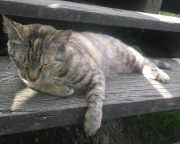
#> input picture _4.python/__code/Python全面攻略_從程式新人到開發設計的快速學習/cat.png, 180 x 144 px, given in place of cat.gif, which was not available
$ python PIL08_gif.py
#> lines starting #> are read from the running program, lines starting #| are printed output that depends on the picture; pictures that were not available may be replaced by others from this repository, and a replacement may not be noted
"""
gif相關
"""

from PIL import Image

print("------------------------------------------------------------")  # 60個

# 共同
import os
import sys
import math
import random
import numpy as np
import pandas as pd
import matplotlib.pyplot as plt

font_filename = "D:/_git/vcs/_1.data/______test_files1/_font/msch.ttf"
# 設定中文字型及負號正確顯示
# 設定中文字型檔
plt.rcParams["font.sans-serif"] = "Microsoft JhengHei"  # 將字體換成 Microsoft JhengHei
# 設定負號
plt.rcParams["axes.unicode_minus"] = False  # 讓負號可正常顯示
plt.rcParams["font.size"] = 12  # 設定字型大小

print("------------------------------------------------------------")  # 60個

gif_filename = "D:/_git/vcs/_1.data/______test_files1/__pic/_gif/cat.gif"

print("gif轉jpg")
from PIL import ImageSequence

gif = Image.open(gif_filename)  # 讀取動畫圖檔
#> gif is the input picture: PIL image 180x144 RGB; mean R, G, B 96.4, 95.2, 92

i = 0  # 設定編號變數
for frame in ImageSequence.Iterator(gif):
    frame = frame.convert("RGB")  # 取出每一格轉換成 RGB
    # frame.save(f'tmp_frame{i}.jpg', quality=65, subsampling=0)  # 儲存為 jpg
    i = i + 1  # 編號增加 1
#> this loop made 1 pass
#> i on pass 1: 1
#> after the loop, i = 1

print("------------------------------------------------------------")  # 60個
print("用cv視窗播放gif檔案")

gif_filename = "D:/_git/vcs/_1.data/______test_files1/__pic/_gif/cat.gif"

import cv2
from PIL import ImageSequence

gif = Image.open(gif_filename)

img_list = []  # 建立儲存影格的空串列
for frame in ImageSequence.Iterator(gif):
    frame = frame.convert("RGBA")  # 轉換成 RGBA
    opencv_img = np.array(frame, dtype=np.uint8)  # 轉換成 numpy 陣列
    opencv_img = cv2.cvtColor(opencv_img, cv2.COLOR_RGBA2BGRA)  # 顏色從 RGBA 轉換為 BGRA
    img_list.append(opencv_img)  # 利用串列儲存該圖片資訊
#> this loop made 1 pass
#> after the loop, img_list = 1 item

loop = True  # 設定 loop 為 True
while loop:
    for i in img_list:
        cv2.imshow("image", i)  # 不斷讀取並顯示串列中的圖片內容
        if cv2.waitKey(200) == ord("q"):
            loop = False  # 停止時同時也將 while 迴圈停止
            break
#> this loop made 1 pass; (key q is pressed on pass 1)

cv2.destroyAllWindows()

print("------------------------------------------------------------")  # 60個

from PIL import ImageSequence

gif_filename = "D:/_git/vcs/_1.data/______test_files1/__pic/_gif/cat.gif"

gif = Image.open(gif_filename)

img_list = []
for frame in ImageSequence.Iterator(gif):
    frame = frame.convert("RGBA")
    opencv_img = np.array(frame, dtype=np.uint8)
    opencv_img = cv2.cvtColor(opencv_img, cv2.COLOR_RGBA2BGRA)

    # 在圖形中間繪製黑色方塊
    x_st, y_st, w, h = 10, 10, 120, 40
    cv2.rectangle(opencv_img, (x_st, y_st), (x_st + w, y_st + h), (0, 0, 0), -1)

    # 在黑色方塊上方加入文字, 文字基準是左下角
    text = "My Cat"
    org = (x_st, y_st + 30)
    fontFace = cv2.FONT_HERSHEY_SIMPLEX
    fontScale = 1
    color = (255, 255, 255)
    thickness = 2
    lineType = cv2.LINE_AA
    cv2.putText(opencv_img, text, org, fontFace, fontScale, color, thickness, lineType)

    img_list.append(opencv_img)
#> this loop made 1 pass
#> (x_st, y_st, w, h, text, org, fontFace, fontScale) on pass 1: (10, 10, 120, 40, 'My Cat', (10, 40), 0, 1)
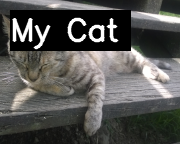
#> opencv_img: shape (144, 180, 4); mean B, G, R, A 82.4, 85, 85.5, 206.2

loop = True
while loop:
    for i in img_list:
        cv2.imshow("image", i)
        if cv2.waitKey(200) == ord("q"):
            loop = False
            break
# 建立要輸出的影格串列
output = []
for i in img_list:
    img = i
    img = cv2.cvtColor(img, cv2.COLOR_BGRA2RGBA)  # 因為 OpenCV 為 BGRA，要轉換成 RGBA
    img = Image.fromarray(img)  # 轉換成 PIL 格式
    img = img.convert("RGB")  # 轉換成 RGB ( 如果是 RGBA 會自動將黑色白色變成透明色 )
    output.append(img)  # 加入 output
#> this loop made 1 pass
#> pass 1, `img = cv2.cvtColor(img, cv2.COLOR_BGRA2RGBA)`:
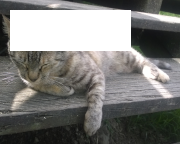
#> img: shape (144, 180, 4); mean R, G, B, A 85.5, 85, 82.4, 206.2; transparent parts drawn white
#> after the loop, output = 1 item
# 儲存為 gif 動畫圖檔
output[0].save(
    "tmp_image.gif",
    save_all=True,
    append_images=output[1:],
    duration=200,
    loop=0,
    disposal=0,
)

cv2.destroyAllWindows()

print("------------------------------------------------------------")  # 60個
print("多個jpg組成一個gif檔")

from PIL import ImageSequence

gif = []
for i in range(1, 6):
#> (the run stopped early here; a loop or call above may not have finished)

$ run again, with _4.python/__code/Python全面攻略_從程式新人到開發設計的快速學習/sheep1.png copied over _4.python/__code/Python全面攻略_從程式新人到開發設計的快速學習/cat.png
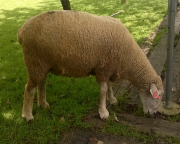
#> input picture _4.python/__code/Python全面攻略_從程式新人到開發設計的快速學習/sheep1.png, 180 x 144 px, given in place of cat.gif, which was not available
#> gif is the input picture: PIL image 180x144 RGB; mean R, G, B 93.7, 87.9, 41.9
#> the loop `for frame in ImageSequence.Iterator(gif):` made 1 pass
#> i on pass 1: 1
#> after the loop `for frame in ImageSequence.Iterator(gif):`: i = 1
#> the loop `for frame in ImageSequence.Iterator(gif):` made 1 pass
#> after the loop `for frame in ImageSequence.Iterator(gif):`: img_list = 1 item
#> the loop `for i in img_list:` made 1 pass; (key q is pressed on pass 1)
#> loop on pass 1: False
#> the loop `for frame in ImageSequence.Iterator(gif):` made 1 pass
#> (x_st, y_st, w, h, text, org, fontFace, fontScale) on pass 1: (10, 10, 120, 40, 'My Cat', (10, 40), 0, 1)
#> after the loop `for frame in ImageSequence.Iterator(gif):`:
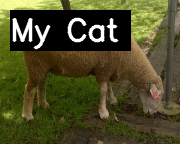
#> opencv_img: shape (144, 180, 4); mean B, G, R, A 38.1, 74.2, 76.4, 206.2
#> the loop `for i in img_list:` made 1 pass
#> pass 1, `img = cv2.cvtColor(img, cv2.COLOR_BGRA2RGBA)`:
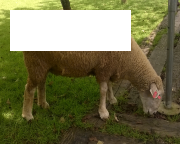
#> img: shape (144, 180, 4); mean R, G, B, A 76.4, 74.2, 38.1, 206.2; transparent parts drawn white

$ run again, with _4.python/__code/Python全面攻略_從程式新人到開發設計的快速學習/sheep2.png copied over _4.python/__code/Python全面攻略_從程式新人到開發設計的快速學習/cat.png
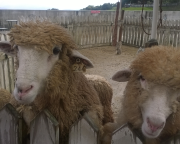
#> input picture _4.python/__code/Python全面攻略_從程式新人到開發設計的快速學習/sheep2.png, 180 x 144 px, given in place of cat.gif, which was not available
#> gif is the input picture: PIL image 180x144 RGB; mean R, G, B 102.6, 92.8, 82
#> the loop `for frame in ImageSequence.Iterator(gif):` made 1 pass
#> i on pass 1: 1
#> after the loop `for frame in ImageSequence.Iterator(gif):`: i = 1
#> the loop `for frame in ImageSequence.Iterator(gif):` made 1 pass
#> after the loop `for frame in ImageSequence.Iterator(gif):`: img_list = 1 item
#> the loop `for i in img_list:` made 1 pass; (key q is pressed on pass 1)
#> loop on pass 1: False
#> the loop `for frame in ImageSequence.Iterator(gif):` made 1 pass
#> (x_st, y_st, w, h, text, org, fontFace, fontScale) on pass 1: (10, 10, 120, 40, 'My Cat', (10, 40), 0, 1)
#> after the loop `for frame in ImageSequence.Iterator(gif):`:
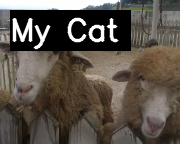
#> opencv_img: shape (144, 180, 4); mean B, G, R, A 73.1, 81.9, 89.9, 206.2
#> the loop `for i in img_list:` made 1 pass
#> pass 1, `img = cv2.cvtColor(img, cv2.COLOR_BGRA2RGBA)`:
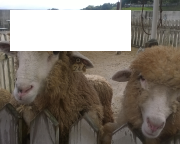
#> img: shape (144, 180, 4); mean R, G, B, A 89.9, 81.9, 73.1, 206.2; transparent parts drawn white
